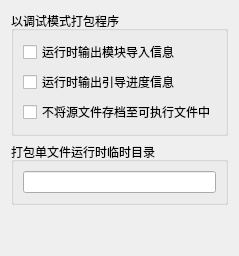
       <widget class="QWidget" name="tab_advanced_setup">
        <attribute name="title">
         <string>高级设置</string>
        </attribute>
        <layout class="QVBoxLayout" name="verticalLayout_25">
         <item>
          <layout class="QVBoxLayout" name="verticalLayout_24">
           <item>
            <widget class="QGroupBox" name="groupBox">
             <property name="title">
              <string>以调试模式打包程序</string>
             </property>
             <layout class="QVBoxLayout" name="verticalLayout_22">
              <item>
               <layout class="QVBoxLayout" name="verticalLayout_21">
                <item>
                 <widget class="QCheckBox" name="uiCheckBox_db_imports">
                  <property name="toolTip">
                   <string>对应选项：-d {imports}, --debug {imports}
每次初始化模块时，打印一条消息，显示加载该模块的位置(文件名或内置模块)。
要求源代码文件后缀名不能是 *.pyw，&quot;生成控制&quot;标签中的&quot;打包的程序运行时显示控制台&quot;选项必须勾选。</string>
                  </property>
                  <property name="text">
                   <string>运行时输出模块导入信息</string>
                  </property>
                 </widget>
                </item>
                <item>
                 <widget class="QCheckBox" name="uiCheckBox_db_bootloader">
                  <property name="toolTip">
                   <string>对应选项：-d {bootloader}, --debug {bootloader}
使引导程序在初始化和启动捆绑的应用程序时发出进度消息，用于诊断导入丢失的问题。
要求源代码文件后缀名不能是 *.pyw，&quot;生成控制&quot;标签中的&quot;打包的程序运行时显示控制台&quot;选项必须勾选。</string>
                  </property>
                  <property name="text">
                   <string>运行时输出引导进度信息</string>
                  </property>
                 </widget>
                </item>
                <item>
                 <widget class="QCheckBox" name="uiCheckBox_db_noarchive">
                  <property name="toolTip">
                   <string>对应选项：-d {noarchive}, --debug {noarchive}
不将所有冻结的源代码文件存档在生成的可执行文件中，而是将它们作为单独的文件存储在生成的输出目录中。</string>
                  </property>
                  <property name="text">
                   <string>不将源文件存档至可执行文件中</string>
                  </property>
                 </widget>
                </item>
               </layout>
              </item>
             </layout>
            </widget>
           </item>
           <item>
            <widget class="QGroupBox" name="groupBox_2">
             <property name="title">
              <string>打包单文件运行时临时目录</string>
             </property>
             <layout class="QVBoxLayout" name="verticalLayout_23">
              <item>
               <widget class="QLineEdit" name="uiLineEdit_runtime_tmpdir">
                <property name="toolTip">
                 <string>对应选项：--runtime-tmpdir
以&quot;单文件&quot;模式打包的程序运行时提取的库和支持文件的临时储存位置。
如果指定了此选项，则引导加载程序将忽略运行时操作系统定义的任何临时文件夹位置，&quot;_MEIxxxxxx&quot;文件夹将在您指定的位置创建。
仅当您知道自己在做什么时，才使用此选项。</string>
                </property>
               </widget>
              </item>
             </layout>
            </widget>
           </item>
           <item>
            <spacer name="verticalSpacer_2">
             <property name="orientation">
              <enum>Qt::Vertical</enum>
             </property>
             <property name="sizeHint" stdset="0">
              <size>
               <width>20</width>
               <height>40</height>
              </size>
             </property>
            </spacer>
           </item>
          </layout>
         </item>
        </layout>
       </widget>
